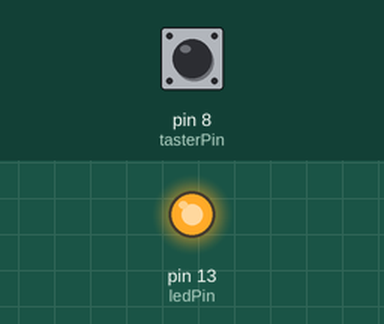
Simulated run of this sketch. Board: Arduino Uno, built with avr-gcc and run on an emulated ATmega328P. Parts: output pins drawn as LEDs (lit = HIGH). Inputs (shaded band) come from the test bench; at power-on: pin 8 (tasterPin) LOW.

Above: at 1.2 s.
1.3 s: pin 8 (tasterPin) pulled HIGH for 0.15 s
At 1.8 s:
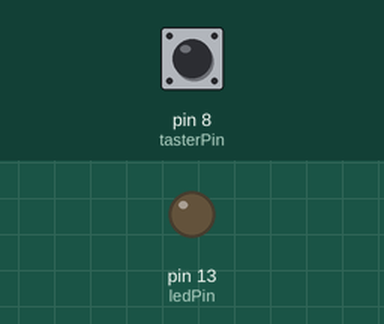
2.9 s: pin 8 (tasterPin) pulled HIGH for 1 s
At 4.3 s:
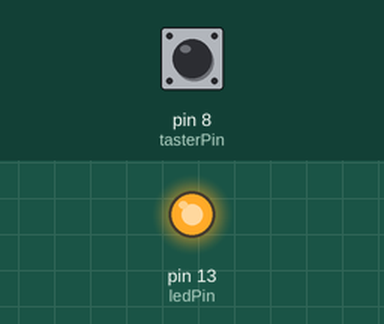
5.4 s: pin 8 (tasterPin) pulled HIGH for 3.2 s
At 6.3 s:
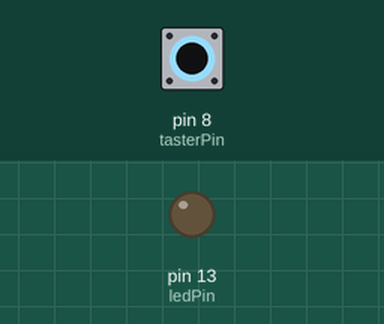
Timing chart, 0 to 8.4 s (numbered marks = the images above; inputs shaded):
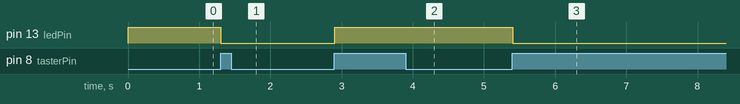

Measured:
- after the input at 1.3 s, pin 13 (ledPin): HIGH → LOW at once
- after the input at 2.9 s, pin 13 (ledPin): LOW → HIGH at once
- after the input at 5.4 s, pin 13 (ledPin): HIGH → LOW at once

The sketch:

sketch_dec25c.ino
```cpp
#include <Bounce.h>

int tasterPin = 8;              //Taster-Pin 2
int tasterWert = 0;             // Variable zur Aufnahme des Tasterstatus
int vorherTasterWert = 0;       //Variable zur Aufnahme des alten Tasterstatus
int ledPin = 13;                //LED-Pin 8
int zaehler = 0;                //Zählervariable

void setup(){
  pinMode(tasterPin, INPUT);    //Taster-Pin als eingang
  pinMode(ledPin, OUTPUT);      //LED-Pin als ausgang
}
void loop(){
  tasterWert = digitalRead(tasterPin);    //Abfrage des Tasters
  if (vorherTasterWert != tasterWert){
    if (tasterWert == HIGH){
      zaehler++;                          //Zähler inkrementieren (+1)
    }
  }
  vorherTasterWert = tasterWert;         //speichern des aktuellen Tasterwertes
  if(zaehler %2 == 0)
    digitalWrite(ledPin, HIGH);
  else
    digitalWrite(ledPin, LOW);
  delay(10);
}
```
